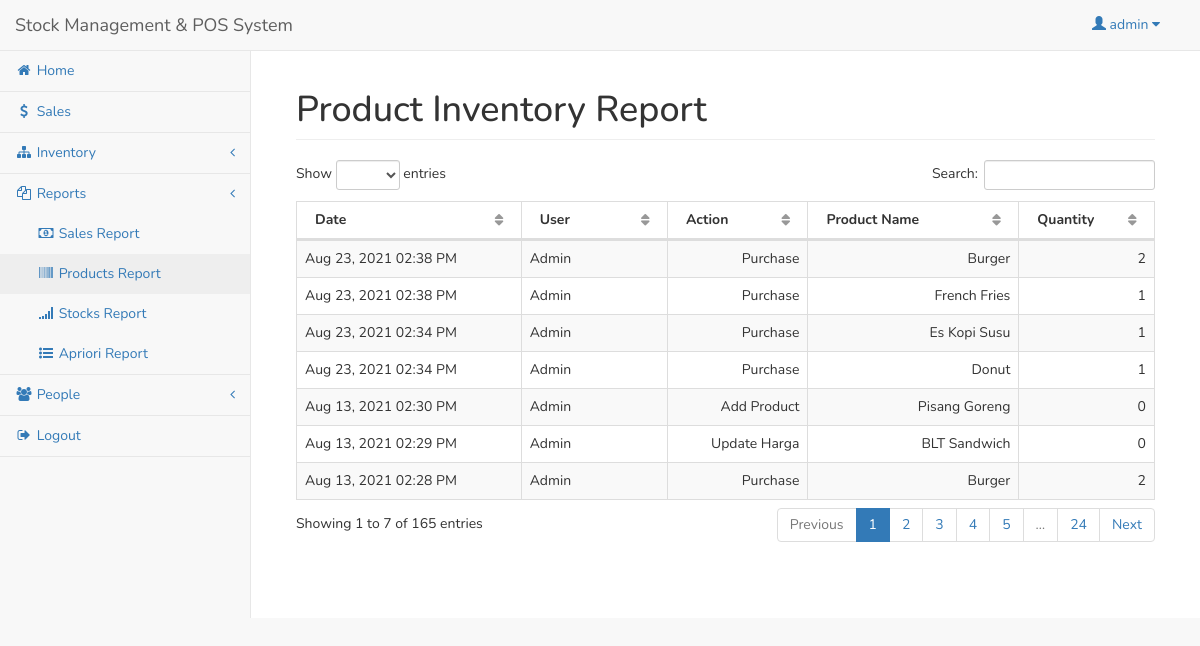
Screenshot of /admin/inventory.php (signed in) with the database file from the repository.
### tables this page shows
CREATE TABLE `user` (
  `userid` int(11) NOT NULL,
  `username` varchar(30) NOT NULL,
  `password` varchar(50) NOT NULL,
  `access` int(1) NOT NULL
);

CREATE TABLE `inventory` (
  `inventoryid` int(11) NOT NULL,
  `userid` int(11) NOT NULL,
  `action` varchar(50) NOT NULL,
  `productid` int(11) DEFAULT NULL,
  `stockid` int(11) DEFAULT NULL,
  `quantity` double NOT NULL,
  `inventory_date` datetime NOT NULL
);

CREATE TABLE `product` (
  `productid` int(11) NOT NULL,
  `categoryid` int(11) NOT NULL,
  `product_name` varchar(150) NOT NULL,
  `product_price` double NOT NULL,
  `product_qty` double NOT NULL,
  `photo` varchar(200) NOT NULL,
  `supplierid` int(11) NOT NULL
);

### admin/session.php (called while the page is built, shortened)
<?php
	include('../conn.php');
	$sq=mysqli_query($conn,"select * from `user` where userid='".$_SESSION['id']."'");
	$srow=mysqli_fetch_array($sq);
	$user=$srow['username'];
?>

### admin/inventory.php (the view, shortened to what this page needs)
<?php include('session.php'); ?>
<?php include('header.php'); ?>
<body>
<div id="wrapper">
<?php include('navbar.php'); ?>
<div style="height:50px;"></div>
<div id="page-wrapper">
<div class="container-fluid">
	<div class="row">
        <div class="col-lg-12">
            <h1 class="page-header">Product Inventory Report</h1>
        </div>
    </div>
    <div class="row">
        <div class="col-lg-12">
            <table width="100%" class="table table-striped table-bordered table-hover" id="invTable">
                <thead>
                    <tr>
                        <th>Date</th>
						<th>User</th>
                        <th>Action</th>
						<th>Product Name</th>
						<th>Quantity</th>
                    </tr>
                </thead>
                <tbody>
				<?php
					$iq=mysqli_query($conn,"select * from inventory left join product on product.productid=inventory.productid where stockid is null order by inventory_date desc");
					while($iqrow=mysqli_fetch_array($iq)){
					?>
						<tr>
							<td><?php echo date('M d, Y h:i A',strtotime($iqrow['inventory_date'])); ?></td>
							<td>
							<?php
								$u=mysqli_query($conn,"select * from `user` left join employee on employee.userid=user.userid left join supplier on supplier.userid=user.userid where user.userid='".$iqrow['userid']."'");
								$urow=mysqli_fetch_array($u);
								if($urow['access']==1){
									echo "Admin";
								}
								elseif($urow['access']==2){
									echo $urow['employee_name'];
								}
								else{
									echo $urow['company_name'];
								}
							?>
							</td>
							<td align="right"><?php echo $iqrow['action']; ?></td>
							<td align="right"><?php echo $iqrow['product_name']; ?></td>
							<td align="right"><?php echo $iqrow['quantity']; ?></td>
						</tr>
					<?php
					}
				?>
                </tbody>
            </table>
        </div>
    </div>
</div>
</div>
</div>
</body>
</html>

### admin/navbar.php (shortened to what this page needs)
    <nav class="navbar navbar-default navbar-fixed-top" role="navigation" style="margin-bottom: 0">
        <div class="navbar-header">
<a class="navbar-brand" href="index.php">Stock Management & POS System</a>
        </div>
        <ul class="nav navbar-top-links navbar-right">
            <li class="dropdown">
                <a class="dropdown-toggle" data-toggle="dropdown" href="#" style="margin-right: 10px; padding-top: 15px;">
		<span class="glyphicon glyphicon-user"></span> <?php echo $user; ?> <i class="fa fa-caret-down"></i>
                </a>
            </li>
        </ul>
        <div class="navbar-default sidebar" role="navigation">
            <div class="sidebar-nav navbar-collapse">
                <ul class="nav" id="side-menu">
                    <li>
                        <a href="index.php"><i class="fa fa-home fa-fw"></i> Home </a>
                    </li>
                    <li>
                        <a href="sales_trans.php"><i class="fa fa-usd fa-fw"></i> Sales </a>
                    </li>
                    <li>
                        <a href="#"><i class="fa fa-sitemap fa-fw"></i> Inventory <span class="fa arrow"></span></a>
                    </li>
		<li>
                        <a href="#"><i class="fa fa-copy fa-fw"></i> Reports<span class="fa arrow"></span></a>
                        <ul class="nav nav-second-level">
                            <li>
                                <a href="sales.php"><i class="fa fa-money fa-fw"></i> Sales Report</a>
                            </li>
                            <li>
                                <a href="inventory.php"><i class="fa fa-barcode fa-fw"></i> Products Report</a>
                            </li>
                            <li>
                                <a href="inventory_stock.php"><i class="fa fa-signal fa-fw"></i> Stocks Report</a>
                            </li>
                            <li>
                                <a href="proses_apriori.php"><i class="fa fa-list-ul fa-fw"></i> Apriori Report</a>
                            </li>
                        </ul>
                    </li>
                    <li>
                        <a href="#"><i class="fa fa-users fa-fw"></i> People <span class="fa arrow"></span></a>
                    </li>
		<li><a href="#logout" data-toggle="modal"><i class="fa fa-sign-out fa-fw"></i> Logout</a></li>
                </ul>
            </div>
        </div>
    </nav>

### admin/header.php (style rules this page uses)
* { font-family: 'Nunito', sans-serif; }

### rows the page displays
user: username "admin"
inventory: inventory_date "Aug 23, 2021 02:38 PM", action "Purchase", productid.product_name "Burger", quantity "2"
inventory: inventory_date "Aug 23, 2021 02:38 PM", action "Purchase", productid.product_name "French Fries", quantity "1"
inventory: inventory_date "Aug 23, 2021 02:34 PM", action "Purchase", productid.product_name "Es Kopi Susu", quantity "1"
inventory: inventory_date "Aug 23, 2021 02:34 PM", action "Purchase", productid.product_name "Donut", quantity "1"
inventory: inventory_date "Aug 13, 2021 02:30 PM", action "Add Product", productid.product_name "Pisang Goreng", quantity "0"
inventory: inventory_date "Aug 13, 2021 02:29 PM", action "Update Harga", productid.product_name "BLT Sandwich", quantity "0"
inventory: inventory_date "Aug 13, 2021 02:28 PM", action "Purchase", productid.product_name "Burger", quantity "2"
